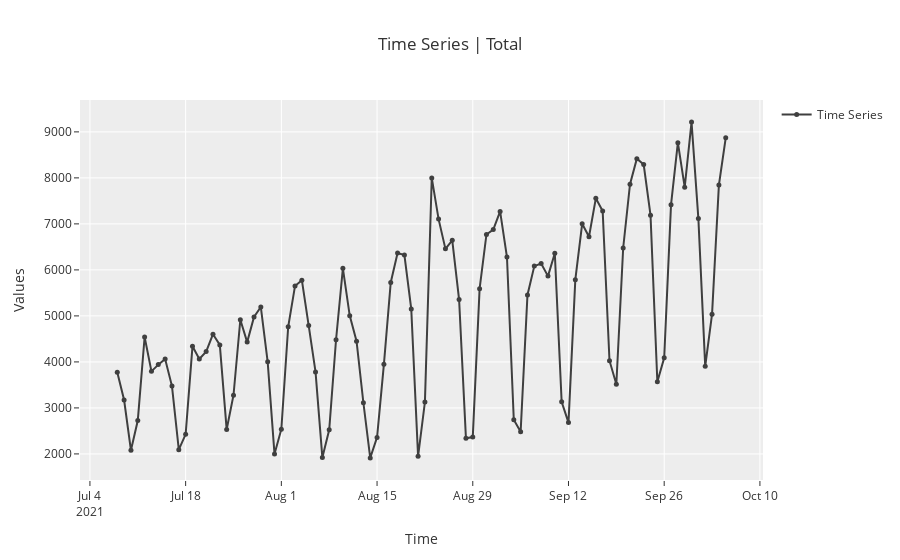

This figure's notebook cell:
### Code cell
# functional API
plot_model(plot = 'ts')
# object-oriented API
#exp.plot_model(plot = 'ts')
